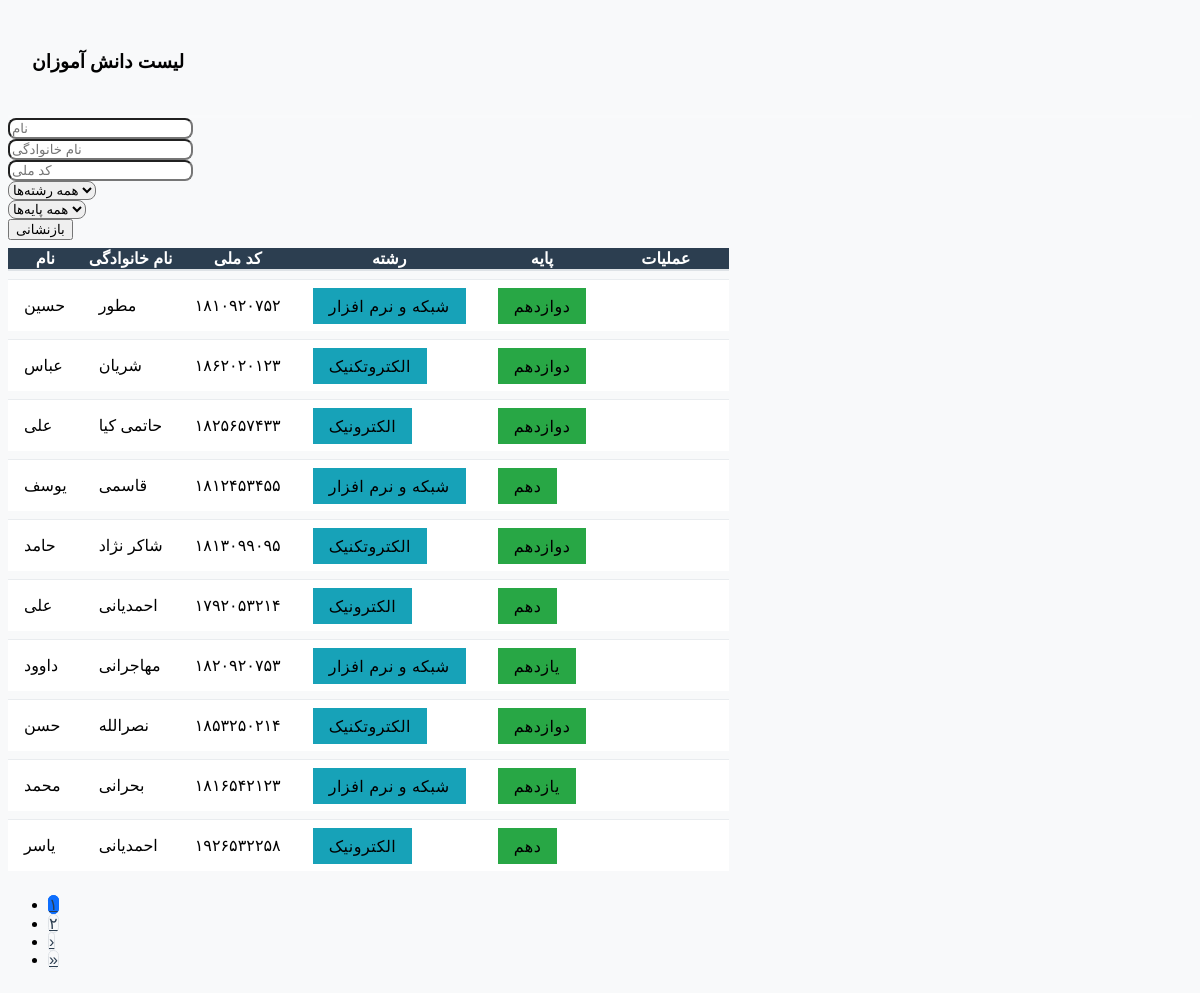
/menu-aza/StudentsList.php, run on the app's committed database.
### tables this page shows
CREATE TABLE IF NOT EXISTS `students` (
  `id` int(11) NOT NULL AUTO_INCREMENT,
  `national_code` varchar(10) NOT NULL,
  `first_name` varchar(50) NOT NULL,
  `last_name` varchar(50) NOT NULL,
  `field` varchar(50) DEFAULT NULL,
  `grade` varchar(50) DEFAULT NULL,
  `created_at` timestamp NULL DEFAULT CURRENT_TIMESTAMP,
  PRIMARY KEY (`id`),
  UNIQUE KEY `national_code` (`national_code`)
);

### convertToPersianNumbers.php (called while the page is built, shortened)
<?php
function convertToPersianNumbers($number) {
    $persian_numbers = ['۰', '۱', '۲', '۳', '۴', '۵', '۶', '۷', '۸', '۹'];
    return str_replace(range(0, 9), $persian_numbers, $number);
}
?>

### menu-aza/StudentsList.php (the view, shortened to what this page needs)
<?php
include_once "../convertToPersianNumbers.php";
$cnn = (new class_db())->connection_database;
$results_per_page = 10;
$page = isset($_GET['page']) ? max(1, (int)$_GET['page']) : 1;
$offset = ($page - 1) * $results_per_page;
$searchCondition = "";
$params = [];
$types = "";
$total_sql = "SELECT COUNT(*) as total FROM students WHERE 1=1 $searchCondition";
$total_stmt = $cnn->prepare($total_sql);
$total_stmt->execute();
$total_result = $total_stmt->get_result();
$total_row = $total_result->fetch_assoc();
$total_students = $total_row['total'];
$total_pages = ceil($total_students / $results_per_page);
$sql = "SELECT * FROM students WHERE 1=1 $searchCondition LIMIT ?, ?";
$stmt = $cnn->prepare($sql);
$limit_params = [$offset, $results_per_page];
$limit_types = "ii";
if (!empty($params)) {
    $full_types = $types . $limit_types;
    $full_params = array_merge($params, $limit_params);
} else {
    $full_types = $limit_types;
    $full_params = $limit_params;
}
$stmt->bind_param($full_types, ...$full_params);
$stmt->execute();
$result = $stmt->get_result();
?>
<!DOCTYPE html>
<html lang="en">
<head>
</head>
<body>
<div class="container-lg py-4">
    <div class="card shadow">
        <div class="card-header bg-primary text-white">
            <h3 class="mb-0">لیست دانش آموزان</h3>
        </div>
        <div class="card-body">
            <form id="searchForm" class="row g-3 mb-4">
                <div class="col-md-2">
                    <input type="text" class="form-control" id="name" placeholder="نام">
                </div>
                <div class="col-md-2">
                    <input type="text" class="form-control" id="family" placeholder="نام خانوادگی">
                </div>
                <div class="col-md-2">
                    <input type="text" class="form-control" id="natCode" placeholder="کد ملی">
                </div>
                <div class="col-md-2">
                    <select class="form-select" id="field">
                        <option value="">همه رشته‌ها</option>
                    </select>
                </div>
                <div class="col-md-2">
                    <select class="form-select" id="grade">
                        <option value="">همه پایه‌ها</option>
                    </select>
                </div>
                <div class="col-md-2 d-grid">
                    <button type="button" class="btn btn-danger" id="resetButton">
                        <i class="bi bi-arrow-clockwise"></i> بازنشانی
                    </button>
                </div>
            </form>
            <div class="table-responsive">
                <table class="table table-hover table-striped">
                    <thead class="table-dark">
                        <tr>
                            <th>نام</th>
                            <th>نام خانوادگی</th>
                            <th>کد ملی</th>
                            <th>رشته</th>
                            <th>پایه</th>
                            <th class="text-center">عملیات</th>
                        </tr>
                    </thead>
                    <tbody>
                        <?php while($row = $result->fetch_assoc()): ?>
                        <tr class="align-middle">
                            <td><?= htmlspecialchars($row['first_name']) ?></td>
                            <td><?= htmlspecialchars($row['last_name']) ?></td>
                            <td dir="ltr"><?= convertToPersianNumbers($row['national_code']) ?></td>
                            <td><span class="badge bg-info"><?= $row['field'] ?></span></td>
                            <td><span class="badge bg-success"><?= $row['grade'] ?></span></td>
                            <td class="text-center">
                                <div class="btn-group">
                                    <a href="StudentsDetails.php?id=<?= $row['id'] ?>"
                                       class="btn btn-sm btn-outline-primary"
                                       data-bs-toggle="tooltip"
                                       title="جزئیات">
                                    </a>
                                    <a href="StudentsUpdate.php?id=<?= $row['id'] ?>"
                                       class="btn btn-sm btn-outline-warning"
                                       data-bs-toggle="tooltip"
                                       title="ویرایش">
                                    </a>
                                    <a href="StudentsDelete.php?id=<?= $row['id'] ?>"
                                       class="btn btn-sm btn-outline-danger"
                                       data-bs-toggle="tooltip"
                                       title="حذف"
                                       onclick="return confirm('آیا مطمئن هستید؟')">
                                    </a>
                                </div>
                            </td>
                        </tr>
                        <?php endwhile; ?>
                    </tbody>
                </table>
            </div>
            <nav class="mt-4">
                <ul class="pagination justify-content-center">
                    <?php for($i = 1; $i <= $total_pages; $i++): ?>
                    <li class="page-item <?= $i === $page ? 'active' : '' ?>">
                        <a class="page-link" href="?page=<?= $i ?>"><?= convertToPersianNumbers($i) ?></a>
                    </li>
                    <?php endfor; ?>
                    <?php if($page < $total_pages): ?>
                    <li class="page-item">
                        <a class="page-link" href="?page=<?= $page + 1 ?>" aria-label="Next">
                            <span aria-hidden="true">&rsaquo;</span>
                        </a>
                    </li>
                    <li class="page-item">
                        <a class="page-link" href="?page=<?= $total_pages ?>" aria-label="Last">
                            <span aria-hidden="true">&raquo;</span>
                        </a>
                    </li>
                    <?php endif; ?>
                </ul>
            </nav>
        </div>
    </div>
</div>
</body>
</html>

### menu-aza/StudentsList.php (style rules this page uses)
body { font-family: 'Vazir', Tahoma, sans-serif; background-color: #f8f9fa; }
.card { border-radius: 15px; overflow: hidden; transition: transform 0.3s ease; }
.card-header { padding: 1.5rem; border-bottom: 3px solid rgba(255,255,255,0.1); }
#searchForm input, #searchForm select { border-radius: 8px; transition: all 0.3s ease; }
.table { margin-bottom: 0; border-collapse: separate; border-spacing: 0 8px; }
.table thead th { background-color: #2c3e50; color: white; border-bottom: 2px solid #dee2e6; vertical-align: middle; }
.table tbody tr { background-color: white; transition: all 0.2s ease; position: relative; }
.table tbody td { vertical-align: middle; padding: 1rem; border-top: 1px solid #e9ecef; }
.badge { padding: 0.6em 1em; font-weight: 500; letter-spacing: 0.5px; }
.bg-info { background-color: #17a2b8!important; }
.bg-success { background-color: #28a745!important; }
.btn-group .btn { border-radius: 8px; margin: 0 3px; padding: 0.5rem 0.8rem; }
.pagination { gap: 5px; }
.page-link { border-radius: 8px!important; min-width: 40px; text-align: center; border: 1px solid #dee2e6; color: #2c3e50; }
.page-item.active .page-link { background-color: #0d6efd; border-color: #0d6efd; }
.table tbody tr { animation: fadeIn 0.4s ease forwards; }

### data on the page
students: first_name "حسین", last_name "مطور", national_code "۱۸۱۰۹۲۰۷۵۲", field "شبکه و نرم افزار", grade "دوازدهم"
students: first_name "عباس", last_name "شریان", national_code "۱۸۶۲۰۲۰۱۲۳", field "الکتروتکنیک", grade "دوازدهم"
students: first_name "علی", last_name "حاتمی کیا", national_code "۱۸۲۵۶۵۷۴۳۳", field "الکترونیک", grade "دوازدهم"
students: first_name "یوسف", last_name "قاسمی", national_code "۱۸۱۲۴۵۳۴۵۵", field "شبکه و نرم افزار", grade "دهم"
students: first_name "حامد", last_name "شاکر نژاد", national_code "۱۸۱۳۰۹۹۰۹۵", field "الکتروتکنیک", grade "دوازدهم"
students: first_name "علی", last_name "احمدیانی", national_code "۱۷۹۲۰۵۳۲۱۴", field "الکترونیک", grade "دهم"
students: first_name "داوود", last_name "مهاجرانی", national_code "۱۸۲۰۹۲۰۷۵۳", field "شبکه و نرم افزار", grade "یازدهم"
students: first_name "حسن", last_name "نصرالله", national_code "۱۸۵۳۲۵۰۲۱۴", field "الکتروتکنیک", grade "دوازدهم"
students: first_name "محمد", last_name "بحرانی", national_code "۱۸۱۶۵۴۲۱۲۳", field "شبکه و نرم افزار", grade "یازدهم"
students: first_name "یاسر", last_name "احمدیانی", national_code "۱۹۲۶۵۳۲۲۵۸", field "الکترونیک", grade "دهم"

### other printed values
convertToPersianNumbers($i) "۱"
convertToPersianNumbers($i) "۲"
